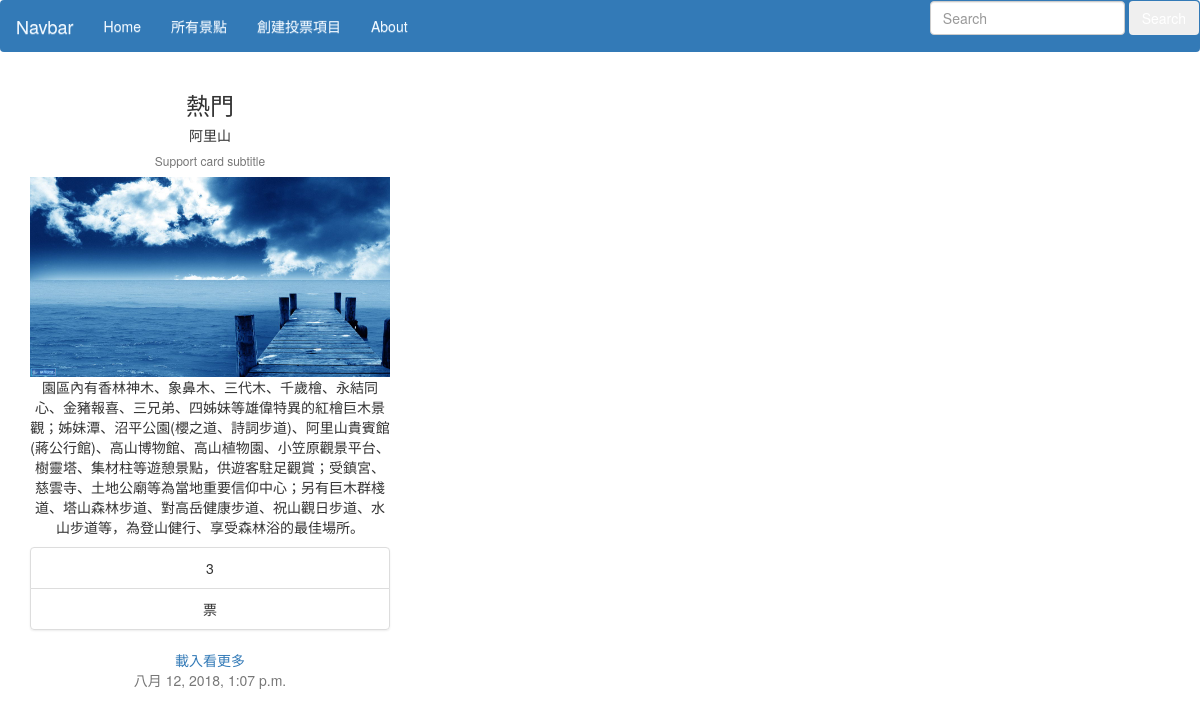
/mysite/list/1/, run on the app's committed database.
### mysite/models.py (models this page shows, shortened)
class Post(models.Model):
    id = models.IntegerField(primary_key=True)
    title = models.CharField(max_length=200)
    body = models.TextField()
    image_url = models.CharField(max_length=200, null=True, blank=True)
    vote = models.IntegerField(default=0)
    pub_date = models.DateTimeField(default=timezone.now)
    class Meta:
        ordering = ('-vote',)

### mysite/views.py (the view)
# urls.py: path('list/<int:id>/', disp_detail),
def disp_detail(request, id):
    p = Post.objects.all().get(id=id)
    return render(request, 'detail.html', locals())

### mysite/templates/detail.html (shortened to what this page needs)
{% extends "base.html" %}
{% block content %}
<div class="container" align=center>
    <div class="row">
        <div class="col-sm-12 col-md-4">
            <h3 class="card-header">熱門</h3>
            <div class="card-body">
                <h5 class="card-title"> {{p.title}} </h5>
                <h6 class="card-subtitle text-muted">Support card subtitle</h6>
            </div>
            {% load static %}
            <img style="height: 200px; width: 100%; display: block;" src= '/static/{{ p.image_url }}' alt="Card image">
            <div class="card-body">
                <p class="card-text"> {{p.body}} </p>
            </div>
            <ul class="list-group list-group-flush">
                <li class="list-group-item"> {{p.vote}} </li>
                <li class="list-group-item">票</li>
            </ul>
            <div class="card-body">
                <a href="/mysite/list/{{p.id}}" class="card-link">載入看更多</a>
            </div>
            <div class="card-footer text-muted">
                {{p.pub_date}}
            </div>
        </div>
    </div>
</div>
{% endblock %}

### data on the page
Post: title "阿里山", image_url (picture), body "園區內有香林神木、象鼻木、三代木、千歲檜、永結同心、金豬報喜、三兄弟、四姊妹等雄偉特異的紅檜巨木景觀；姊妹潭、沼平公園(櫻之道、詩詞步道)、阿里山貴賓館(蔣公行館)、高山博物館、高山植物園、小笠原觀景平台、樹靈塔、集材柱等遊憩景點，供遊客駐足觀賞；受鎮宮、慈雲寺、土地公廟等為當地重要信仰中心；另有巨木群棧道、塔山森林步道、對高岳健康步道、祝山觀日步道、水山步道等，為登山健行、享受森林浴的最佳場所。", vote "3", pub_date "八月 12, 2018, 1:07 p.m."
